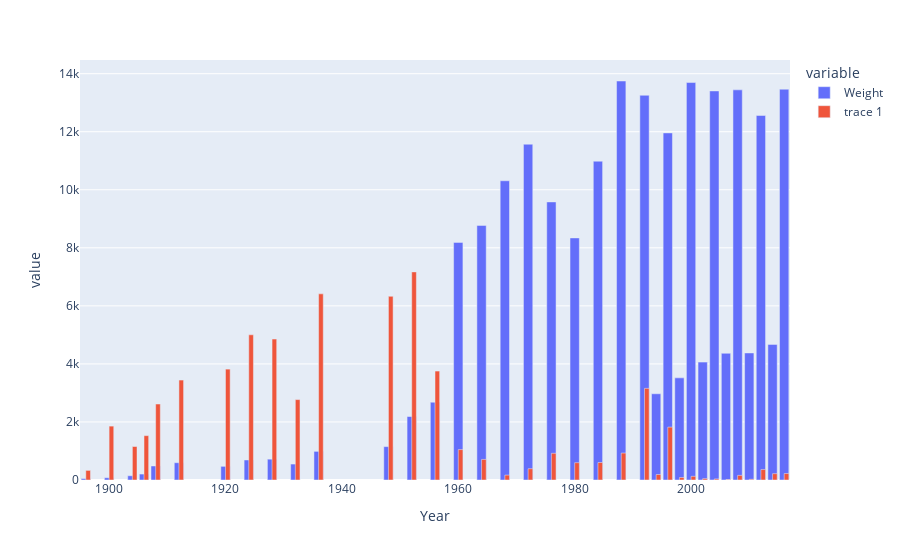

The notebook cell saved with this chart:
### Code cell
# TODO update graph title and layout, leave markdown comment
fig = px.bar(df_athlete.groupby(by = "Year")["Weight"].count()) # does not count missing values

fig.add_bar(x = missing_weight_values["Year"], y = missing_weight_values["Amount of Missing Values"])

fig.update_layout(barmode = "group")

fig.show()

### Figure 1 — Plotly figure (JSON) as saved in the notebook; plotly's stock layout.template omitted (floating-point values rounded to 4 significant figures)
{"data": [{"alignmentgroup": "True", "hovertemplate": "variable=Weight<br>Year=%{x}<br>value=%{y}<extra></extra>", "legendgroup": "Weight", "marker": {"color": "#636efa", "pattern": {"shape": ""}}, "name": "Weight", "offsetgroup": "Weight", "orientation": "v", "showlegend": true, "textposition": "auto", "type": "bar", "x": [1896, 1900, 1904, 1906, 1908, 1912, 1920, 1924, 1928, 1932, 1936, 1948, 1952, 1956, 1960, 1964, 1968, 1972, 1976, 1980, 1984, 1988, 1992, 1994, 1996, 1998, 2000, 2002, 2004, 2006, 2008, 2010, 2012, 2014, 2016], "xaxis": "x", "y": [49, 79, 147, 205, 483, 596, 471, 690, 718, 550, 987, 1151, 2187, 2680, 8187, 8772, 10310, 11570, 9582, 8341, 10985, 13748, 13256, 2971, 11959, 3519, 13695, 4062, 13406, 4366, 13443, 4378, 12560, 4673, 13465], "yaxis": "y"}, {"type": "bar", "x": [1896, 1900, 1904, 1906, 1908, 1912, 1920, 1924, 1928, 1932, 1936, 1948, 1952, 1956, 1960, 1964, 1968, 1972, 1976, 1980, 1984, 1988, 1992, 1994, 1996, 1998, 2000, 2002, 2004, 2006, 2008, 2010, 2012, 2014, 2016], "y": [331, 1857, 1154, 1528, 2618, 3444, 3821, 5003, 4856, 2771, 6414, 6329, 7171, 3754, 1048, 708, 169, 389, 920, 596, 603, 928, 3157, 189, 1821, 86, 126, 47, 37, 16, 159, 24, 360, 218, 223]}], "layout": {"barmode": "group", "legend": {"title": {"text": "variable"}, "tracegroupgap": 0}, "margin": {"t": 60}, "xaxis": {"anchor": "y", "domain": [0, 1], "title": {"text": "Year"}}, "yaxis": {"anchor": "x", "domain": [0, 1], "title": {"text": "value"}}}}
